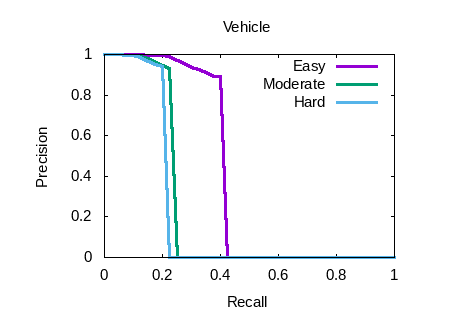

The script that saved this image:
set term postscript eps enhanced color font "Helvetica" 20
set output "vehicle_detection.eps"
set size ratio 0.7
set xrange [0:1]
set yrange [0:1]
set xlabel "Recall"
set ylabel "Precision"
set title "Vehicle"
plot "vehicle_detection.txt" using 1:2 title 'Easy' with lines ls 1 lw 5,"vehicle_detection.txt" using 1:3 title 'Moderate' with lines ls 2 lw 5,"vehicle_detection.txt" using 1:4 title 'Hard' with lines ls 3 lw 5